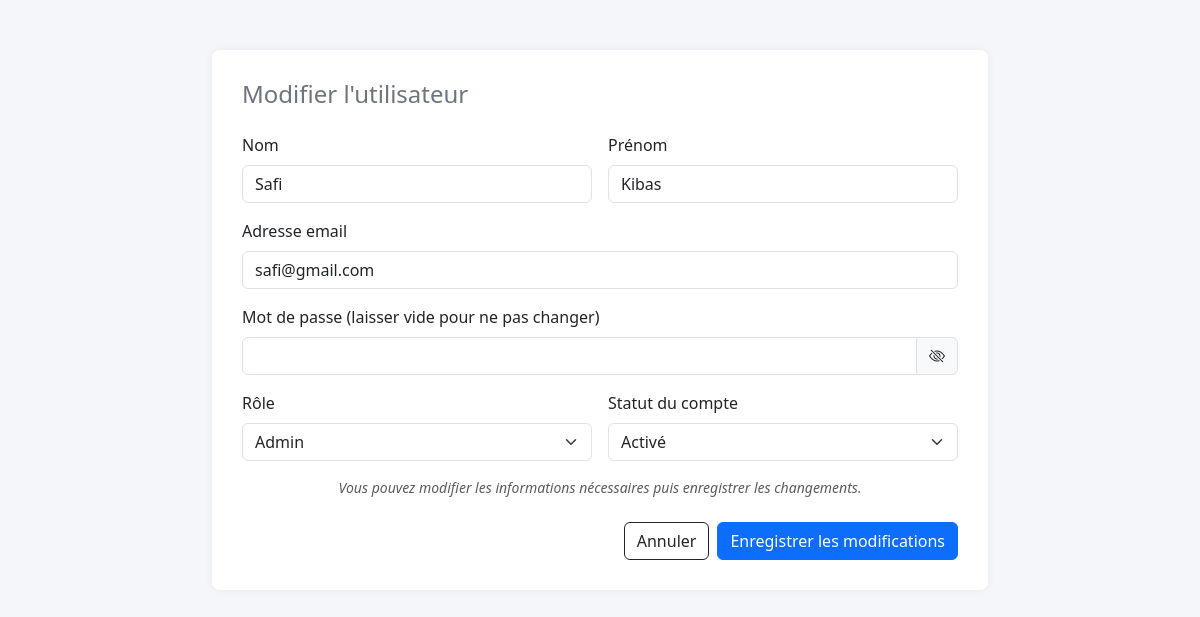
/modifier.php?id=4, run on the app's committed database.
### tables this page shows
CREATE TABLE `users` (
  `id` bigint(20) NOT NULL,
  `user_id` varchar(255) NOT NULL,
  `nom` text NOT NULL,
  `prenom` text NOT NULL,
  `mot_de_passe` varchar(100) NOT NULL,
  `email` varchar(100) NOT NULL,
  `type` tinytext NOT NULL DEFAULT 'Client',
  `limite_retrait` varchar(255) NOT NULL,
  `statut_compte` varchar(255) NOT NULL,
  `devise_utilisee` varchar(255) NOT NULL
);

### modifier.php (the view, shortened to what this page needs)
<?php
require 'Backend/connexion/conn.php';
$userId = (int) $_GET['id'];
$query = "SELECT * FROM users WHERE id = ?";
$stmt = $conn->prepare($query);
$stmt->bind_param("i", $userId);
$stmt->execute();
$result = $stmt->get_result();
$user = $result->fetch_assoc();
function selected($value, $current) {
    return $value === $current ? "selected" : "";
}
?>
<!DOCTYPE html>
<html lang="fr">
<head>
  <link href="https://cdn.jsdelivr.net/npm/bootstrap@5.3.3/dist/css/bootstrap.min.css" rel="stylesheet">
  <link rel="stylesheet" href="https://cdn.jsdelivr.net/npm/bootstrap-icons@1.10.5/font/bootstrap-icons.css">
</head>
<body>
  <div class="container">
    <div class="form-section">
      <h4 class="mb-4 text-secondary">Modifier l'utilisateur</h4>
      <form method="POST">
        <div class="d-flex justify-content-start gap-3 m-auto">
          <div class="mb-3 w-100">
            <label for="nom" class="form-label">Nom</label>
            <input type="text" class="form-control" id="nom" name="nom" value="<?= htmlspecialchars($user['nom']) ?>" required>
          </div>
          <div class="mb-3 w-100">
            <label for="prenom" class="form-label">Prénom</label>
            <input type="text" class="form-control" id="prenom" name="prenom" value="<?= htmlspecialchars($user['prenom']) ?>" required>
          </div>
        </div>
        <div class="mb-3">
          <label for="email" class="form-label">Adresse email</label>
          <input type="email" class="form-control" id="email" name="email" value="<?= htmlspecialchars($user['email']) ?>" required>
        </div>
        <div class="mb-3">
          <label for="mot_de_passe" class="form-label">Mot de passe (laisser vide pour ne pas changer)</label>
          <div class="input-group">
            <input type="password" class="form-control" id="mot_de_passe" name="mot_de_passe">
            <span class="input-group-text">
              <i class="bi bi-eye-slash" id="togglePassword" style="cursor: pointer;"></i>
            </span>
          </div>
        </div>
        <div class="d-flex justify-content-start gap-3 m-auto">
          <div class="mb-3 w-100">
            <label for="type" class="form-label">Rôle</label>
            <select class="form-select" id="type" name="type" required>
              <option value="Admin" <?= selected("Admin", $user['type']) ?>>Admin</option>
            </select>
          </div>
          <div class="mb-3 w-100">
            <label for="statut_compte" class="form-label">Statut du compte</label>
            <select class="form-select" id="statut_compte" name="statut_compte" required>
              <option value="Activé" <?= selected("Activé", $user['statut_compte']) ?>>Activé</option>
            </select>
          </div>
        </div>
        <small class="text-muted text-center d-block fst-italic">
          Vous pouvez modifier les informations nécessaires puis enregistrer les changements.
        </small>
        <div class="text-end">
          <div class="d-flex gap-2 justify-content-end mt-4">
            <a href="admin.php" class="btn btn-outline-dark">Annuler</a>
            <button type="submit" class="btn btn-primary">Enregistrer les modifications</button>
          </div>
        </div>
      </form>
    </div>
  </div>
</body>
</html>

### modifier.php (style rules this page uses)
body { background-color: #f4f6f9; }
.container { max-width: 800px; margin-top: 50px; }
.form-section { background: white; padding: 30px; border-radius: 8px; box-shadow: 0 0 10px rgba(0,0,0,0.05); }

### data on the page
users: nom "Safi", prenom "Kibas", email "safi@gmail.com"
